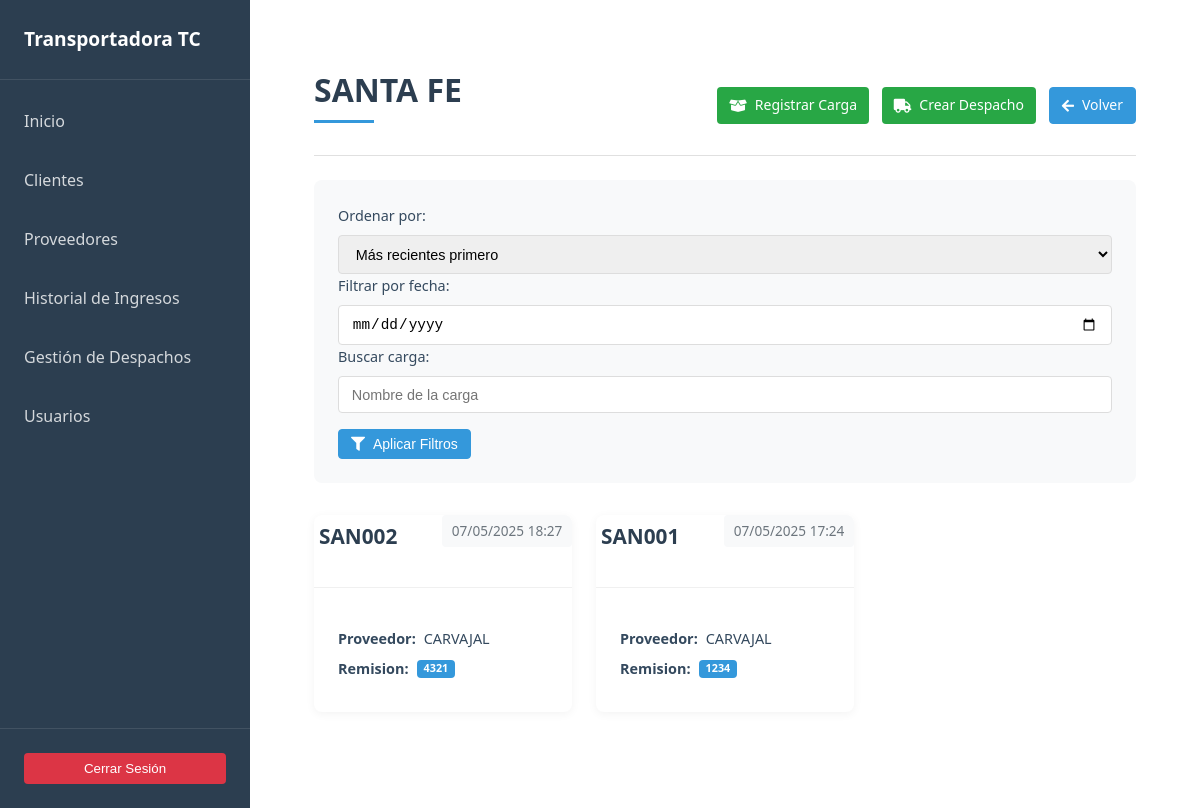
Before: /clientes/SANTA FE/ (signed in) with the older database file.
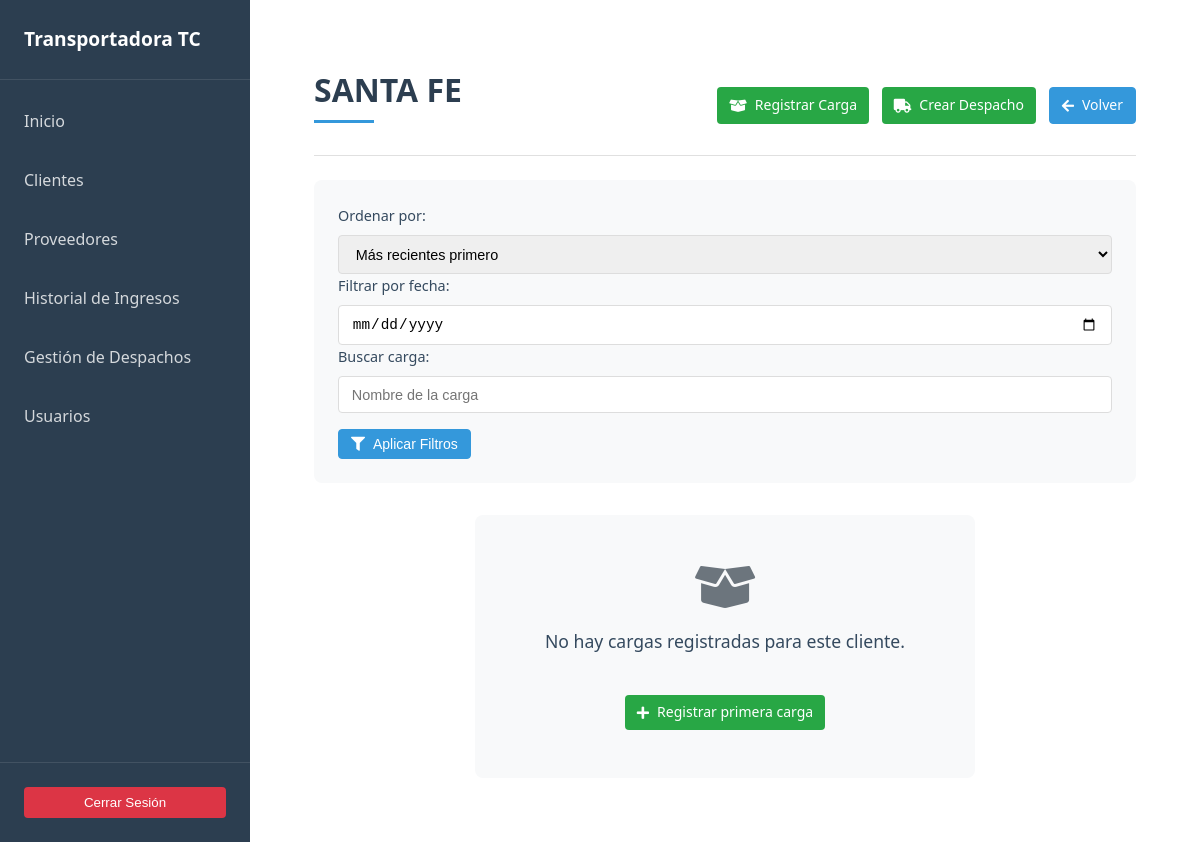
After: the same page with the newer database file.
### cargas/models.py (models this page shows, shortened)
class Carga(models.Model):
    nombre = models.CharField(max_length=20, unique=True)
    cliente = models.ForeignKey(Cliente, on_delete=models.CASCADE, related_name='cargas')
    proveedor = models.ForeignKey(Proveedor, on_delete=models.CASCADE, related_name='cargas')
    fecha = models.DateTimeField(auto_now_add=True)
    remision = models.CharField(unique=True, max_length=20)
    observaciones = models.TextField(blank=True, null=True)
    archivo_factura = models.FileField(upload_to='facturas/', blank=True, null=True)

### proveedores/models.py (models this page shows, shortened)
class Proveedor(models.Model):
    nit = models.CharField(default='',max_length=255, unique=True, blank=True, null=True)
    nombre = models.CharField(max_length=255)
    contacto = models.CharField(default='',max_length=255, null=True,blank=True)
    fecha_creacion = models.DateTimeField(auto_now_add=True)

### clientes/views.py (the view)
# urls.py: path('<str:nombre>/', views.detalle_cliente ,name="detalle_cliente")
@login_required
def detalle_cliente(request, nombre):
    cliente = get_object_or_404(Cliente, nombre=nombre)
    cargas = Carga.objects.filter(cliente=cliente)
    orden = request.GET.get('orden')
    if orden == 'antiguo':
        cargas = cargas.order_by('fecha')
    else:
        cargas = cargas.order_by('-fecha')
    fecha = request.GET.get('fecha')
    if fecha:
        cargas = cargas.filter(fecha__date=fecha)
    buscar = request.GET.get('buscar')
    if buscar:
        cargas = cargas.filter(nombre__icontains=buscar)
    return render(request, 'clientes/detalle_cliente.html', {'cliente': cliente, 'cargas':cargas})

### main/templatetags/auth_extras.py (called while the page is built)
@register.filter(name='in_group')
def in_group(user, group_name):
    return user.groups.filter(name=group_name).exists()

### clientes/templates/clientes/detalle_cliente.html (shortened to what this page needs)
{% extends 'base.html' %}
{%  load auth_extras %}
{% block content %}
<main class="main-content">
    <header class="content__header content__header--flex">
        <h1 class="content__title">{{ cliente.nombre }}</h1>
        <div class="header__actions">
            {%  if user|in_group:'admin' or user|in_group:'bodeguero' %}
                <a href="{% url 'registrar_carga' cliente.id %}" class="btn btn--success btn--icon">
                    <i class="fas fa-box-open"></i> Registrar Carga
                </a>
            {% endif %}
            {%  if user|in_group:'admin'%}
            <a href="{% url 'crear_despacho' cliente.nombre %}" class="btn btn--success btn--icon">
                <i class="fas fa-truck"></i> Crear Despacho
            </a>
            {% endif %}
            <a href="{% url 'clientes' %}" class="btn btn--primary btn--icon">
                <i class="fas fa-arrow-left"></i> Volver
            </a>
        </div>
    </header>
    <hr class="divider">
    <div class="filters">
        <form method="get" class="filter-form">
            <div class="filter-group">
                <label for="orden" class="filter-label">Ordenar por:</label>
                <select name="orden" id="orden" class="filter-select">
                    <option value="reciente">Más recientes primero</option>
                </select>
            </div>
            <div class="filter-group">
                <label for="fecha" class="filter-label">Filtrar por fecha:</label>
                <input type="date" name="fecha" id="fecha" class="filter-input">
            </div>
            <div class="filter-group">
                <label for="buscar" class="filter-label">Buscar carga:</label>
                <input type="text" name="buscar" id="buscar" placeholder="Nombre de la carga" class="filter-input">
            </div>
            <button type="submit" class="btn btn--primary btn--icon">
                <i class="fas fa-filter"></i> Aplicar Filtros
            </button>
        </form>
    </div>
    <section class="objects-list">
        {% if cargas %}
            <div class="card-grid">
                {% for carga in cargas %}
                    <article class="card card--hover">
                        <div class="card__header">
                            <a href="{% url 'detalle_carga' carga.id %}" class="card__title-link">
                                <h2 class="card__title">{{ carga.nombre }}</h2>
                            </a>
                            <span class="card__date">{{ carga.fecha|date:"d/m/Y H:i" }}</span>
                        </div>
                        <div class="card__body">
                            <p class="card__text"><strong>Proveedor:</strong> {{ carga.proveedor.nombre }}</p>
                            <p class="card__text"><strong>Remision:</strong> <span class="badge">{{ carga.remision }}</span></p>
                        </div>
                    </article>
                {% endfor %}
            </div>
        {% else %}
            <div class="empty-state">
                <i class="empty-state__icon fas fa-box-open"></i>
                <p class="empty-state__message">No hay cargas registradas para este cliente.</p>
                <a href="{% url 'registrar_carga' cliente.id %}" class="btn btn--success btn--icon">
                    <i class="fas fa-plus"></i> Registrar primera carga
                </a>
            </div>
        {% endif %}
    </section>
</main>
{% endblock %}

Changed rows visible on the page:
removed Carga: nombre "SAN002", fecha "07/05/2025 18:27", proveedor.nombre "CARVAJAL", remision "4321"
removed Carga: nombre "SAN001", fecha "07/05/2025 17:24", proveedor.nombre "CARVAJAL", remision "1234"
Other visible differences:
text now shown: "No hay cargas registradas para este cliente. Registrar primera carga"
